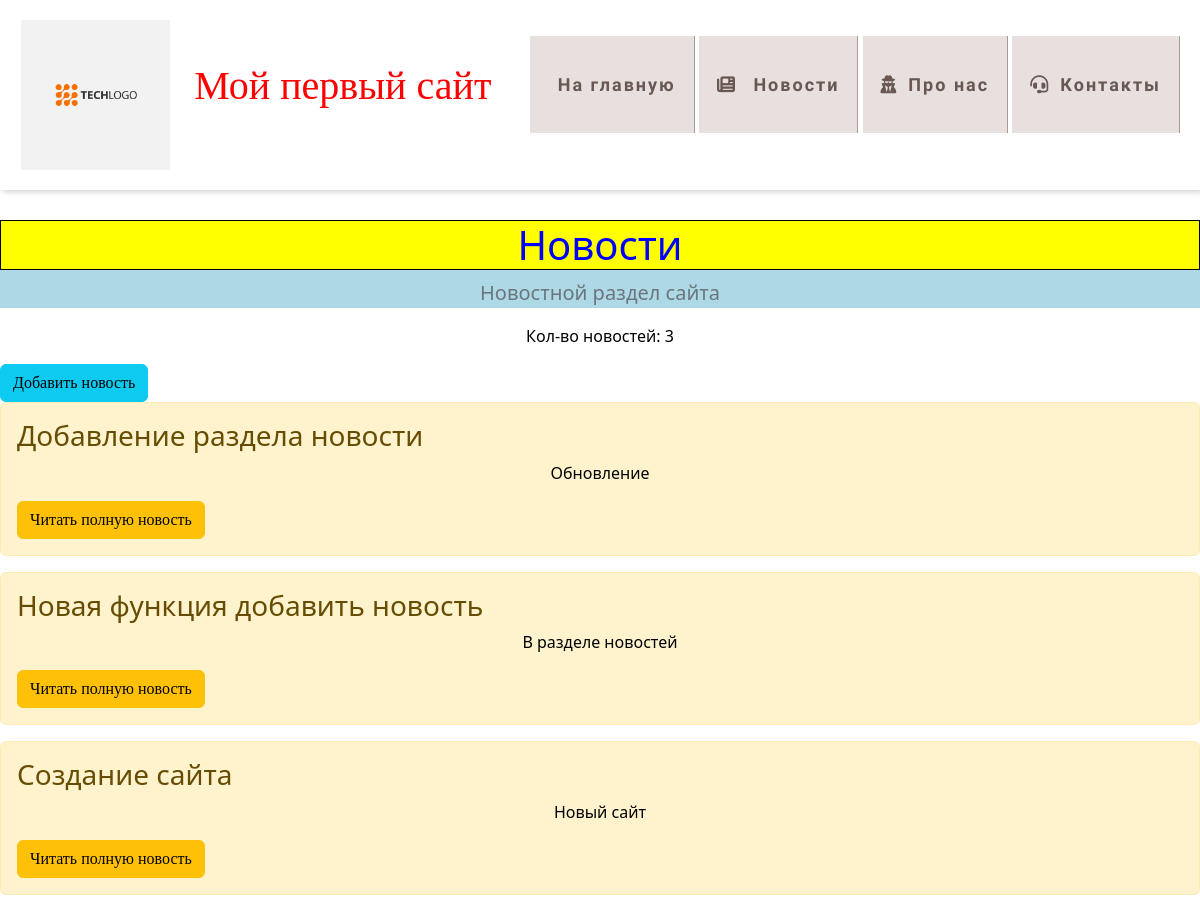
Before: /news/ with the older database file.
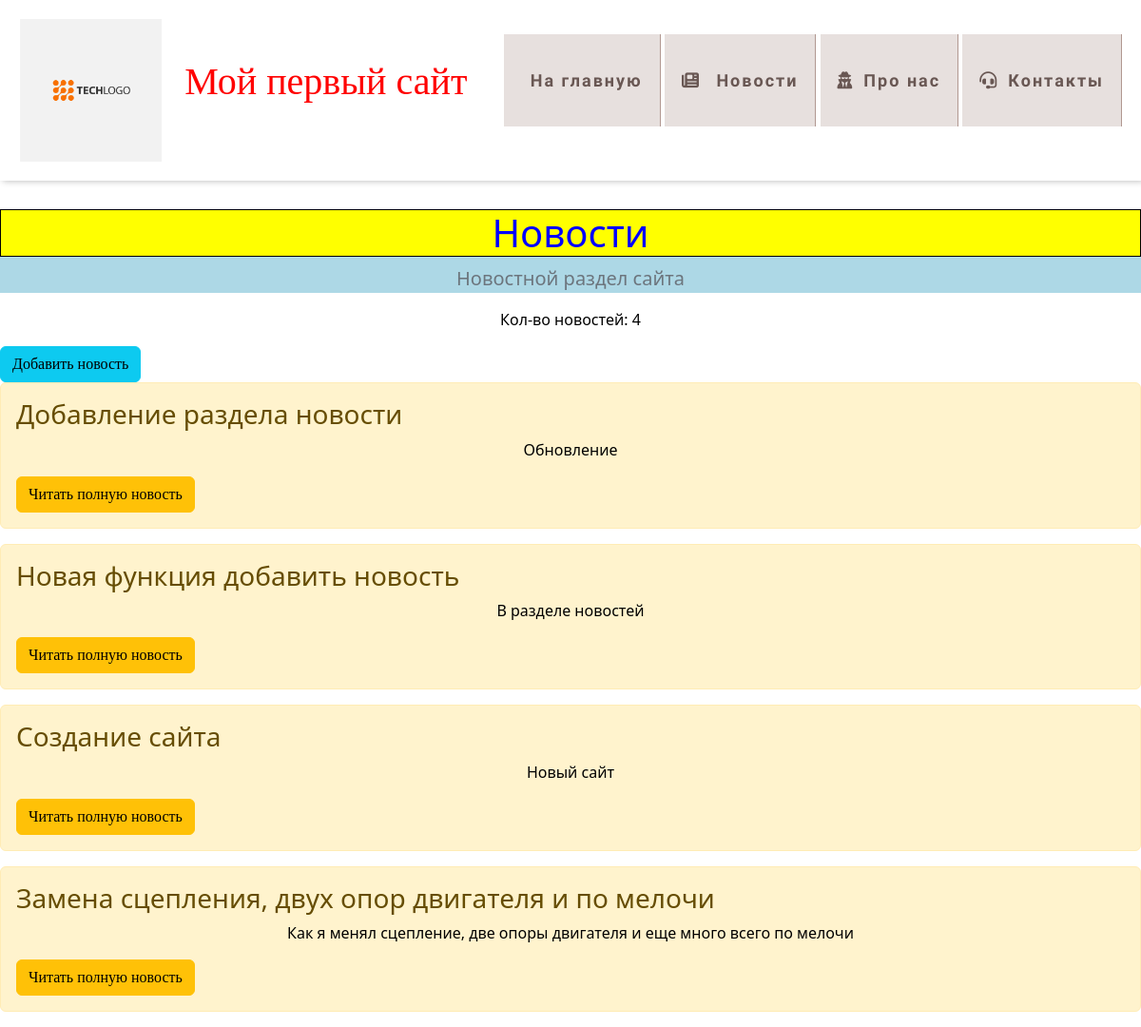
After: the same page with the newer database file.
### news/models.py (models this page shows, shortened)
class Articles(models.Model):
    title = models.CharField('Название', max_length=50)
    anons = models.CharField('Анонс', max_length=250)
    full_text = models.TextField('Статья')
    date = models.DateField('Дата публикации')
    category = models.ForeignKey(Category, on_delete=models.SET_DEFAULT, default=1, verbose_name="Категория")
    slug = models.SlugField('url', max_length=255, unique=True, blank=True)
    class Meta:
        verbose_name = 'Новость'
        verbose_name_plural = 'Новости'

### news/views.py (the view)
# urls.py: path('', views.news_home, name='news_home'),
def news_home(request):
    news = Articles.objects.order_by('-date')
    news_count = news.count()
    return render(request, 'news/news_home.html', {'news': news, 'news_count': news_count})

### news/templates/news/news_home.html (shortened to what this page needs)
{% extends 'main/layout.html' %}
{% block content %}
    <div class="features">
        <h1 class="fw-light">Новости</h1>
            {% if current_category %}
                <p class="lead text-muted" >{{ current_category.name}}</p>
            {% else %}
                <p class="lead text-muted" > Новостной раздел сайта </p>
            {% endif %}
    </div>
    <div class="info_news">
        <p>Кол-во новостей: {{news_count}}
        </p>
    </div>
    <a href="/news/create"> <button class="btn btn-info">  Добавить новость  </button> </a>
    {% if not news %}
        <p>Новостей нет</p>
    {% else %}
        {% for el in news %}
            <div class="alert alert-warning">
                    <h3>{{ el.title }}</h3>
                    <p>{{ el.anons }}</p>
                <a href="{% url 'news-detail' el.slug %}"><button class="btn btn-warning"> Читать полную новость </button></a>
            </div>
        {% endfor %}
    {% endif %}
{% endblock %}

Changed rows visible on the page:
added Articles: title "Замена сцепления, двух опор двигателя и по мелочи", anons "Как я менял сцепление, две опоры двигателя и еще много всего по мелочи"
Other visible differences:
{{ news_count }}: "3" → "4"
